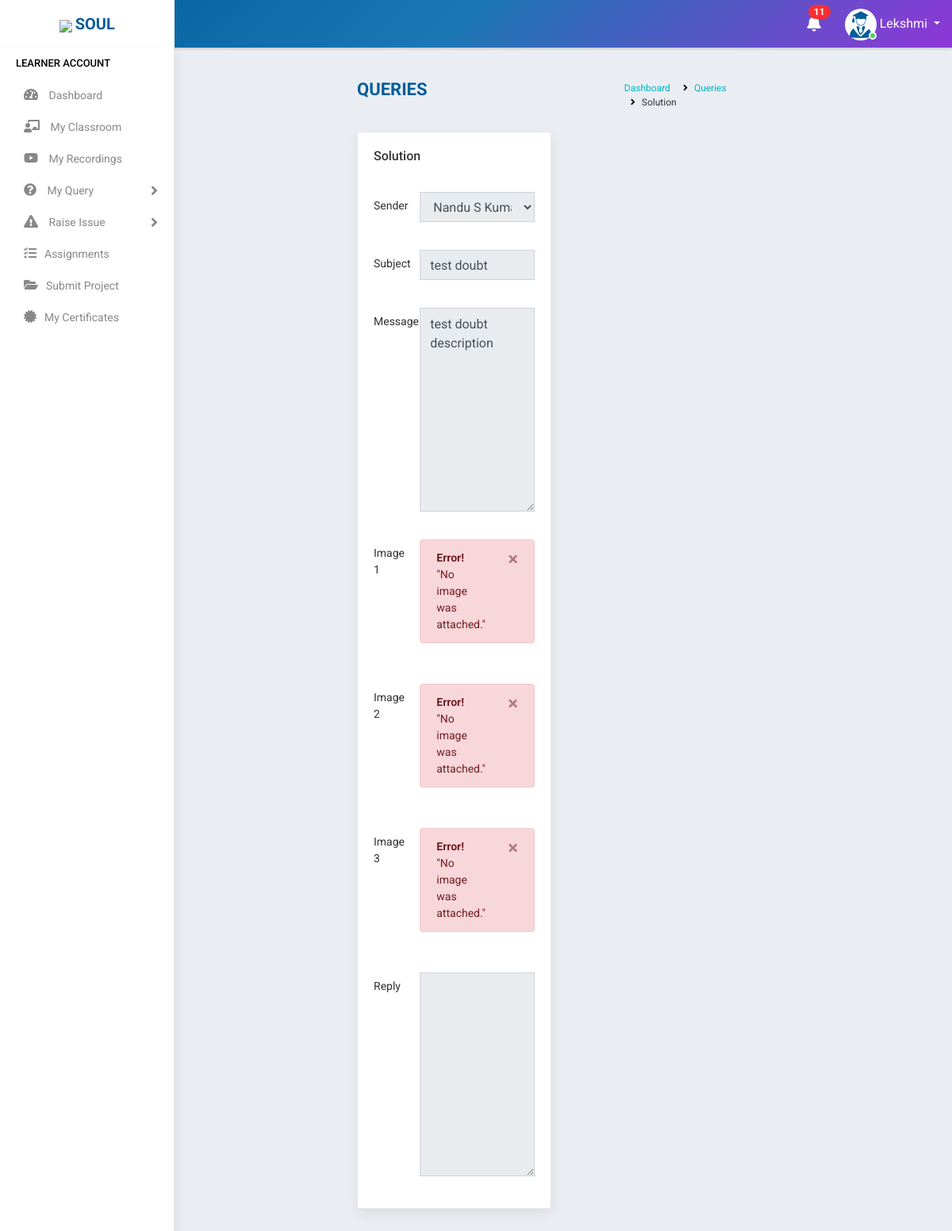
/view_dreply/1/ (signed in), run on the app's committed database.
### accounts/models.py (models this page shows, shortened)
class Student(models.Model):
    state = (
    ('Andhra Pradesh','Andhra Pradesh'),
    ('Arunachal Pradesh','Arunachal Pradesh'),
    ('Assam','Assam'),
    ('Bihar','Bihar'),
    ('Chhattisgarh','Chattisgarh'),
    ('Goa','Goa'),
    ('Gujarat','Gujarat'),
    ('Haryana','Haryana'),
    ('Himachal Pradesh','Himachal Pradesh'),
    ('Jharkhand','Jharkhand'),
    ('Karnataka','Karnataka'),
    ('Kerala','Kerala'),
    ('Madhya Pradesh','Madhya Pradesh'),
    ('Maharashtra','Maharashtra'),
    ('Manipur','Manipur'),
    ('Meghalaya','Meghalaya'),
    ('Mizoram','Mizoram'),
    ('Nagaland','Nagaland'),
    ('Odisha','Odisha'),
    ('Rajasthan','Rajasthan'),
    ('Sikkim','Sikkim'),
    ('Tamil Nadu','Tamil Nadu'),
    ('Telangana','Telangana'),
    ('Tripura','Tripura'),
    ('Uttar Pradesh','Uttar Pradesh'),
    ('Uttarakhand','Uttarakhand'),
    ('West Bengal','West Bengal')
)
    groups = (
    ('AB+', 'AB+'),
    ('AB-', 'AB-'),
    ('A+', 'A+'),
    ('A-', 'A-'),
    ('B+', 'B+'),
    ('B-', 'B-'),
    ('O+', 'O+'),
    ('O-', 'O-'),
    )
    user= models.OneToOneField(User,on_delete=models.CASCADE,null=True,blank=True)
    name = models.CharField(max_length=100,blank=True)
    mobile = models.CharField(max_length=10,blank=True)
    email = models.EmailField(max_length=200,blank=True)
    sex = models.CharField(max_length=10,null=True,choices=(('Male','Male'),('Female','Female')),blank=True)
    dob = models.DateField(null=True, blank=True)
    blood_group = models.CharField(max_length=100,null=True, blank=True,choices=groups)
    house = models.CharField(max_length=100,null=True,blank=True)
    street =models.CharField(max_length=100,null=True,blank=True)
    street2 =models.CharField(max_length=100,null=True,blank=True)
    city = models.CharField(max_length=100,null=True,blank=True)
    state = models.CharField(max_length=100,null=True,choices=state,blank=True)
    course_enrolled = models.CharField(max_length=100,null=True,blank=True)
    now_attending = models.CharField(max_length=100,null=True,blank=True)
    start_date = models.DateField(null=True,blank=True)
    shared = models.BooleanField(default=False,choices=((True, 'Yes'), (False, 'No')),blank=True)
    payment = models.CharField(max_length=10,choices=(('Full','Full'),('Half','Half')),default='Half',blank=True)
    status = models.CharField(max_length=20,choices=(('Active','Active'),('Inactive','Inactive')),default='Active',blank=True)
    profile_pic = models.ImageField(null=True,default="student.jpg")
    total_fees = models.IntegerField(null=True,blank=True)
    fees_paid = models.IntegerField(null=True,blank=True)
    balance = models.IntegerField(null=True,blank=True)

class Doubt(models.Model):
    sender = models.ForeignKey(Student, on_delete=models.CASCADE,related_name='std',null=True,blank=True)
    receiver = models.ForeignKey(Staff,on_delete=models.CASCADE,related_name='tutor',null=True,limit_choices_to={'stype':"3"})
    subject = models.CharField(max_length=400,null=True)
    message = models.TextField(max_length=1500,null=True)
    ss1=models.ImageField(null=True,blank=True)
    ss2=models.ImageField(null=True,blank=True)
    ss3=models.ImageField(null=True,blank=True)
    reply = models.TextField(max_length=1500, null=True, blank=True)
    datetime = models.DateField(auto_now_add=True,null=True, blank=True)
    status = models.CharField(max_length=100,choices=(('Not replied','Not replied'),('Replied','Replied')),default='Not replied',blank=True)

### accounts/views.py (the view)
# urls.py: path('view_dreply/<id>/',ViewDReply.as_view(),name='view_dreply'),
class ViewDReply(View):
    def get(self, request,id):
        user=request.user
        if user.is_authenticated:
            try:
                s = Student.objects.get(user=user)
                note = Notification.objects.filter(receiver=user).filter(status="Not Read").order_by('-datetime')
                no_count = note.count()
                d=Doubt.objects.get(id=id)
                form = DoubtSendForm(instance=d)
                return render(request,'students/dreply.html',{'s':s,'no_count':no_count,'note':note,'form':form,'d':d})
            except:
                return redirect('home')
        return redirect('logout')

### accounts/forms.py
class DoubtSendForm(ModelForm):
    class Meta:
        model = Doubt
        fields = '__all__'

### accounts/models.py (called while the page is built)
    def __str__(self):
        return self.name

### accounts/templates/students/dreply.html (shortened to what this page needs)
{% extends 'accounts/main.html' %}
    {% block content %}
<div class="main-wrapper">
    {% include 'students/navbar.html' %}
    {% include 'students/sidebar.html' %}
    <div class="page-wrapper">
        <div class="content container-fluid">
            <div class="page-header">
                <div class="row">
                    <div class="col-lg-7 col-md-12 col-sm-12 col-12">
                        <h5 class="text-uppercase">Queries</h5>
                    </div>
                    <div class="col-lg-5 col-md-12 col-sm-12 col-12">
                        <ul class="list-inline breadcrumb float-right">
                        <li class="list-inline-item"><a href="{% url 'home' %}">Dashboard</a></li>
                        <li class="list-inline-item"><a href="{% url 'view_doubt_reply' %}">Queries</a></li>
                        <li class="list-inline-item">Solution</li>
                        </ul>
                    </div>
                </div>
            </div>
            <div class="row">
                <div class="col-md-6">
                <div class="card-box">
                    <h4 class="card-title">Solution</h4>
                    <br>
                    <form method="post"action>
                        <div class="form-group row">
                            <label class="col-md-3 col-form-label">Sender</label>
                            <div class="col-md-9">
                                {% load widget_tweaks %}
                                {% render_field form.receiver class="form-control" disabled="True" %}
                            </div>
                        </div>
                        <div class="form-group row">
                            <label class="col-md-3 col-form-label">Subject</label>
                            <div class="col-md-9">
                                {% render_field form.subject class="form-control" disabled="True" %}
                            </div>
                        </div>
                        <div class="form-group row">
                            <label class="col-md-3 col-form-label">Message</label>
                            <div class="col-md-9">
                                {% render_field form.message class="form-control" disabled="True" %}
                            </div>
                        </div>
                        <div class="form-group row">
                            <label class="col-md-3 col-form-label">Image 1</label>
                            <div class="col-md-9">
                                {% if d.ss1 %}
                                <img src="{{d.ss1.url}}" class="img-responsive">
                                {% else %}
                                <div class="alert alert-danger alert-dismissible fade show" role="alert">
                                    <strong>Error!</strong>
                                    "No image was attached."
                                    <button type="button" class="close" data-dismiss="alert" area-label="Close">
                                        <span area-hidden="true">×</span>
                                    </button>
                                </div>
                                {% endif %}
                            </div>
                        </div>
                        <div class="form-group row">
                            <label class="col-md-3 col-form-label">Image 2</label>
                            <div class="col-md-9">
                                {% if d.ss2 %}
                                <img src="{{d.ss2.url}}" class="img-responsive">
                                {% else %}
                                <div class="alert alert-danger alert-dismissible fade show" role="alert">
                                    <strong>Error!</strong>
                                    "No image was attached."
                                    <button type="button" class="close" data-dismiss="alert" area-label="Close">
                                        <span area-hidden="true">×</span>
                                    </button>
                                </div>
                                {% endif %}
                            </div>
                        </div>
                        <div class="form-group row">
                            <label class="col-md-3 col-form-label">Image 3</label>
                            <div class="col-md-9">
                                {% if d.ss3 %}
                                <img src="{{d.ss3.url}}" class="img-responsive">
                                {% else %}
                                <div class="alert alert-danger alert-dismissible fade show" role="alert">
                                    <strong>Error!</strong>
                                    "No image was attached."
                                    <button type="button" class="close" data-dismiss="alert" area-label="Close">
                                        <span area-hidden="true">×</span>
                                    </button>
                                </div>
                                {% endif %}
                            </div>
                        </div>
                        <div class="form-group row">
                            <label class="col-md-3 col-form-label">Reply</label>
                            <div class="col-md-9">
                                {% render_field form.reply class="form-control" disabled="True" %}
                            </div>
                        </div>
                    </form>
                </div>
            </div>
        </div>
    </div>
    {% endblock %}

### accounts/templates/students/navbar.html (shortened to what this page needs)
<div class="header">
    <div class="header-left">
        <a href="https://www.teqstories.com" class="logo">
            <img src="https://www.teqstories.com/assets/images/Blue.png" style="height: 40px;width:auto;">
            <span class="text-uppercase"><b>Soul</b></span>
        </a>
    </div>
    <div class="page-title-box float-left">
    </div>
    <ul class="nav user-menu float-right">
        {% include 'accounts/mini/notify.html' %}
        <li class="nav-item dropdown has-arrow">
            <a href="#" class="dropdown-toggle nav-link user-link" data-toggle="dropdown">
                <span class="user-img"><img class="rounded-circle" src="{{request.user.student.profile_pic.url}}" width="40" height="40" alt="{{request.user.student.name|title}}">
                    <span class="status online"></span></span>
                <span>{{request.user.student.name|title}}</span>
            </a>
        </li>
    </ul>
</div>

### data on the page
Doubt: receiver "Nandu S Kumar", subject "test doubt", message "test doubt description"

### other printed values
{{ no_count }} "11"
{{ request.user.student.name|title }} "Lekshmi"
